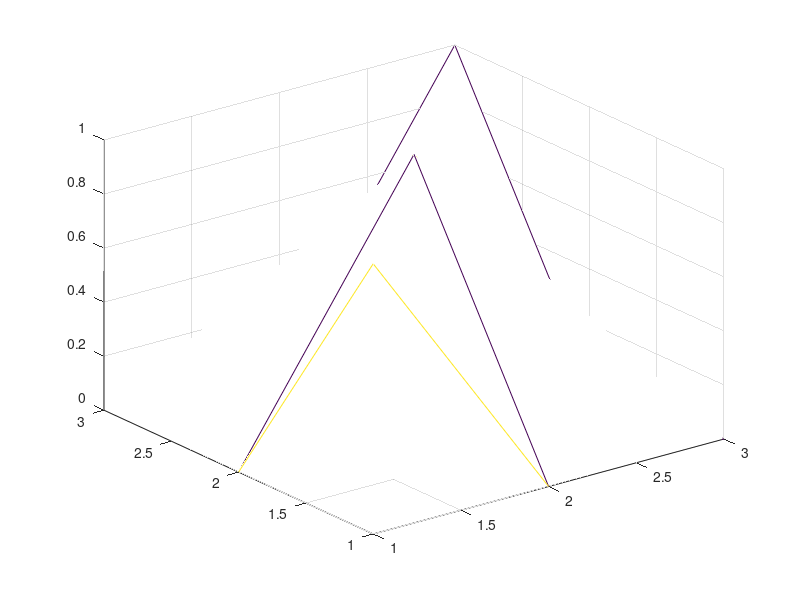

Reproduce this figure in MATLAB. (Note: this script raises an error after producing the figure.)
[X,Y] = meshgrid(mesh.cells.cx,mesh.cells.cy);

N = (Nx + Ny)/2;

field_u = coltoFiled(U.fields.x);
field_v = coltoFiled(U.fields.y);
field_mag = sqrt(field_u .^ 2 + field_v .^ 2);
filed_p = coltoFiled(P.fields.x);

pMid = 0.5 * (filed_p(:, N / 2) + filed_p(:, N / 2 + 1));
uMagMid = 0.5 * (field_mag(:, N / 2) + field_mag(:, N / 2 + 1));
uMid = 0.5 * (field_u(:, N / 2) + field_u(:, N / 2 + 1));

yMid = [0, mesh.cells.cy, 1];
uMid = [0; uMid; 1];
yMidTest = [0, 0.0547, 0.0625, 0.0703, 0.1016, 0.1719, 0.2813, 0.4531, 0.5, 0.6172, 0.7344, 0.8516, 0.9531, 0.9609, 0.9688, 0.9766, 1];
uMidTest = [0, -0.03717, -0.04192, -0.04775, -0.06434, -0.10150, -0.15662, -0.21090, -0.20581, -0.13641, 0.00332, 0.23151, 0.68717, 0.73772, 0.78871, 0.84123, 1];

figure
hold on
plot(yMid, uMid, 'r-', 'Linewidth', 2);
plot(yMidTest, uMidTest, 'sk', 'markerFaceColor', 'k')
xlabel('y / m');
ylabel('u / (m/s)');
legend('My results', 'Benchmark results');
hold off